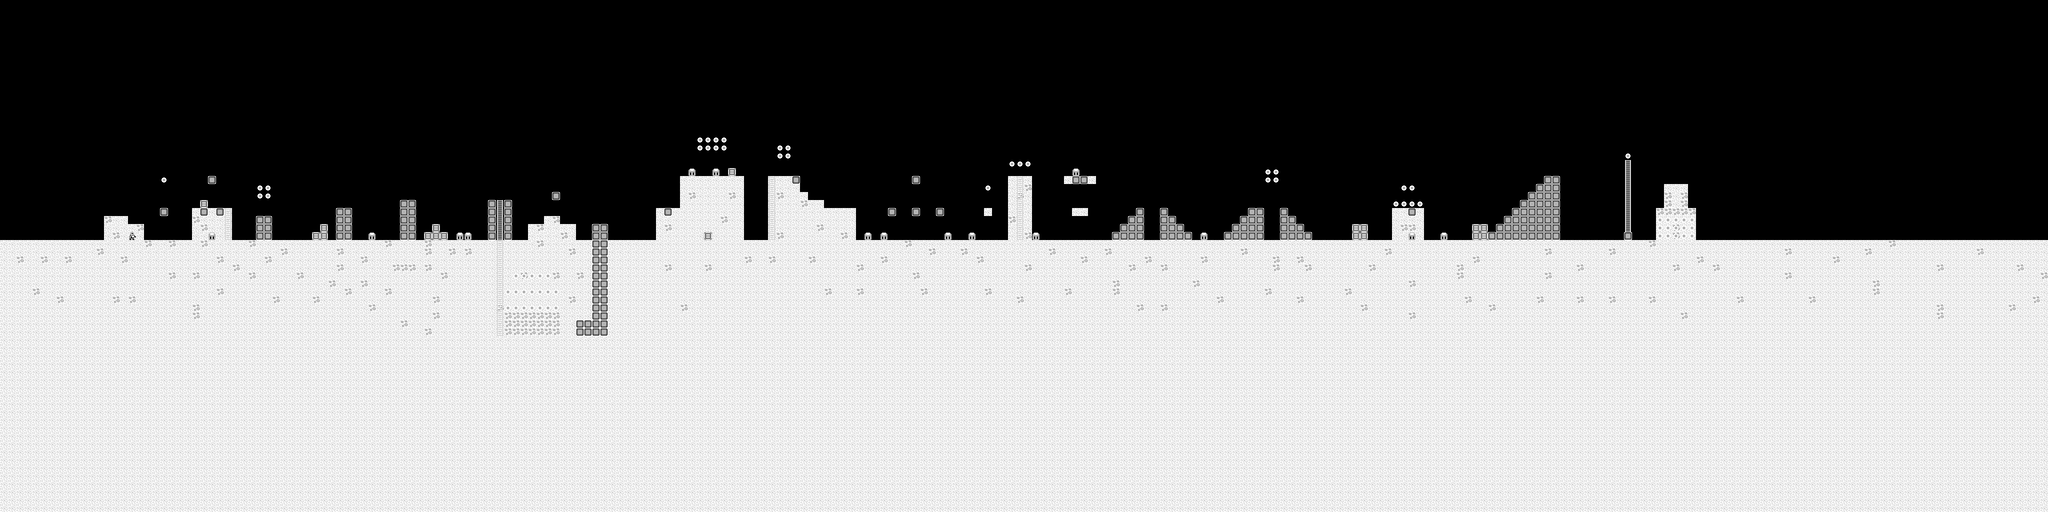

Rendered tile map (Tiled .tmx) drawn with the repository's tilesets; below, a short description and the map source with its tile grids summarised:
An orthogonal 256x64 tile map with 16x16 px tiles, 2 tile layers (Tile Layer 2, Tile Layer 1).

<map version="1.10" tiledversion="1.11.0" orientation="orthogonal" renderorder="right-down" width="256" height="64" tilewidth="16" tileheight="16" infinite="0" nextlayerid="3" nextobjectid="1">
 <editorsettings>
  <export target="../gameTileData.js" format="js" />
 </editorsettings>
 <tileset firstgid="1" source="gameTileData.tsx" />
 <layer id="2" name="Tile Layer 2" width="256" height="64" tintcolor="#4d7caf">
  <data>[16384 cells, 8081 non-empty, 2 distinct tile ids]</data>
 </layer>
 <layer id="1" name="Tile Layer 1" width="256" height="64">
  <data>[16384 cells, 8739 non-empty, 8 distinct tile ids]</data>
 </layer>
</map>